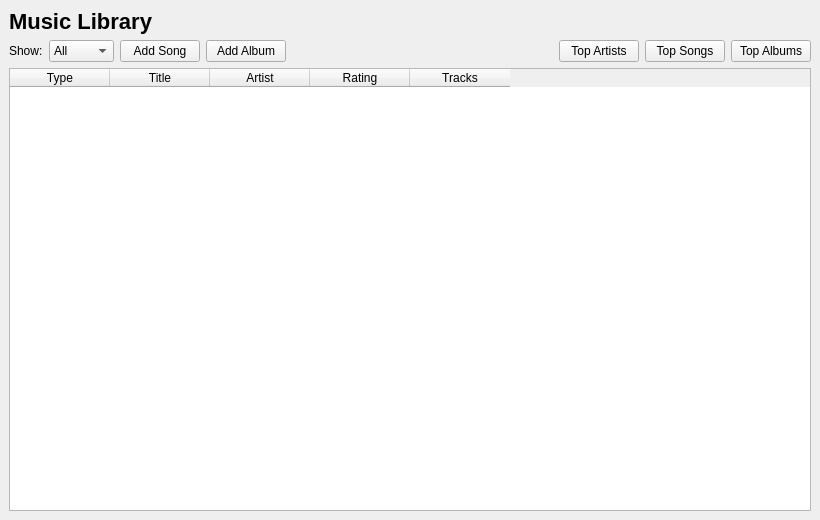
<?xml version="1.0" encoding="UTF-8"?>
<ui version="4.0">
 <class>MainWindow</class>
 <widget class="QMainWindow" name="MainWindow">
  <property name="geometry">
   <rect>
    <x>0</x>
    <y>0</y>
    <width>820</width>
    <height>520</height>
   </rect>
  </property>
  <property name="windowTitle">
   <string>Music Tracker</string>
  </property>
  <widget class="QWidget" name="centralwidget">
   <layout class="QVBoxLayout" name="verticalLayout">
    <item>
     <widget class="QLabel" name="titleLabel">
      <property name="styleSheet">
       <string notr="true">font-size: 22px; font-weight: bold;</string>
      </property>
      <property name="text">
       <string>Music Library</string>
      </property>
     </widget>
    </item>
    <item>
     <layout class="QHBoxLayout" name="controlsLayout">
      <item>
       <widget class="QLabel" name="showLabel">
        <property name="text">
         <string>Show:</string>
        </property>
       </widget>
      </item>
      <item>
       <widget class="QComboBox" name="filterComboBox">
        <item>
         <property name="text">
          <string>All</string>
         </property>
        </item>
        <item>
         <property name="text">
          <string>Song</string>
         </property>
        </item>
        <item>
         <property name="text">
          <string>Album</string>
         </property>
        </item>
        <item>
         <property name="text">
          <string>Artist</string>
         </property>
        </item>
       </widget>
      </item>
      <item>
       <widget class="QPushButton" name="addSongButton">
        <property name="text">
         <string>Add Song</string>
        </property>
       </widget>
      </item>
      <item>
       <widget class="QPushButton" name="addAlbumButton">
        <property name="text">
         <string>Add Album</string>
        </property>
       </widget>
      </item>
      <item>
       <spacer name="controlsSpacer">
        <property name="orientation">
         <enum>Qt::Orientation::Horizontal</enum>
        </property>
        <property name="sizeHint" stdset="0">
         <size>
          <width>40</width>
          <height>20</height>
         </size>
        </property>
       </spacer>
      </item>
      <item>
       <widget class="QPushButton" name="artistsButton">
        <property name="text">
         <string>Top Artists</string>
        </property>
       </widget>
      </item>
      <item>
       <widget class="QPushButton" name="songsButton">
        <property name="text">
         <string>Top Songs</string>
        </property>
       </widget>
      </item>
      <item>
       <widget class="QPushButton" name="albumsButton">
        <property name="text">
         <string>Top Albums</string>
        </property>
       </widget>
      </item>
     </layout>
    </item>
    <item>
     <widget class="QTableWidget" name="tableWidget">
      <property name="editTriggers">
       <set>QAbstractItemView::EditTrigger::NoEditTriggers</set>
      </property>
      <property name="selectionBehavior">
       <enum>QAbstractItemView::SelectionBehavior::SelectRows</enum>
      </property>
      <column>
       <property name="text">
        <string>Type</string>
       </property>
      </column>
      <column>
       <property name="text">
        <string>Title</string>
       </property>
      </column>
      <column>
       <property name="text">
        <string>Artist</string>
       </property>
      </column>
      <column>
       <property name="text">
        <string>Rating</string>
       </property>
      </column>
      <column>
       <property name="text">
        <string>Tracks</string>
       </property>
      </column>
     </widget>
    </item>
   </layout>
  </widget>
 </widget>
 <resources/>
 <connections/>
</ui>
